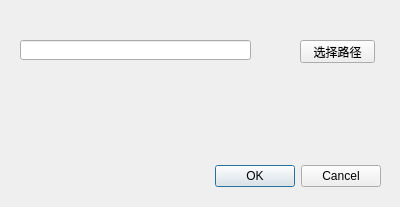
<?xml version="1.0" encoding="UTF-8"?>
<ui version="4.0">
 <class>YDBFilePath</class>
 <widget class="QDialog" name="YDBFilePath">
  <property name="geometry">
   <rect>
    <x>0</x>
    <y>0</y>
    <width>400</width>
    <height>207</height>
   </rect>
  </property>
  <property name="windowTitle">
   <string>文件保存路径设置</string>
  </property>
  <widget class="QDialogButtonBox" name="buttonBox">
   <property name="geometry">
    <rect>
     <x>40</x>
     <y>160</y>
     <width>341</width>
     <height>32</height>
    </rect>
   </property>
   <property name="orientation">
    <enum>Qt::Horizontal</enum>
   </property>
   <property name="standardButtons">
    <set>QDialogButtonBox::Cancel|QDialogButtonBox::Ok</set>
   </property>
  </widget>
  <widget class="QLineEdit" name="filePathEdit">
   <property name="geometry">
    <rect>
     <x>20</x>
     <y>40</y>
     <width>231</width>
     <height>20</height>
    </rect>
   </property>
  </widget>
  <widget class="QPushButton" name="selectPathButton">
   <property name="geometry">
    <rect>
     <x>300</x>
     <y>40</y>
     <width>75</width>
     <height>23</height>
    </rect>
   </property>
   <property name="text">
    <string>选择路径</string>
   </property>
  </widget>
 </widget>
 <resources/>
 <connections>
  <connection>
   <sender>buttonBox</sender>
   <signal>accepted()</signal>
   <receiver>YDBFilePath</receiver>
   <slot>accept()</slot>
   <hints>
    <hint type="sourcelabel">
     <x>248</x>
     <y>254</y>
    </hint>
    <hint type="destinationlabel">
     <x>157</x>
     <y>274</y>
    </hint>
   </hints>
  </connection>
  <connection>
   <sender>buttonBox</sender>
   <signal>rejected()</signal>
   <receiver>YDBFilePath</receiver>
   <slot>reject()</slot>
   <hints>
    <hint type="sourcelabel">
     <x>316</x>
     <y>260</y>
    </hint>
    <hint type="destinationlabel">
     <x>286</x>
     <y>274</y>
    </hint>
   </hints>
  </connection>
 </connections>
</ui>
